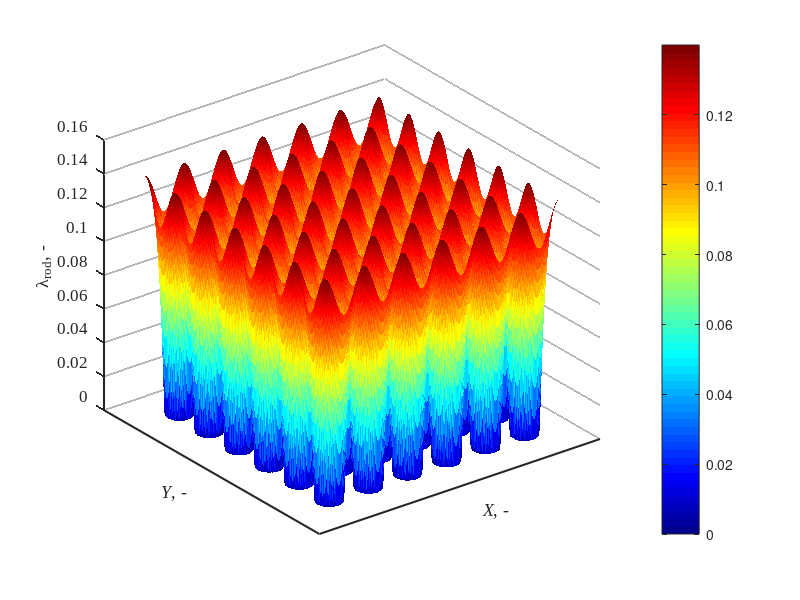
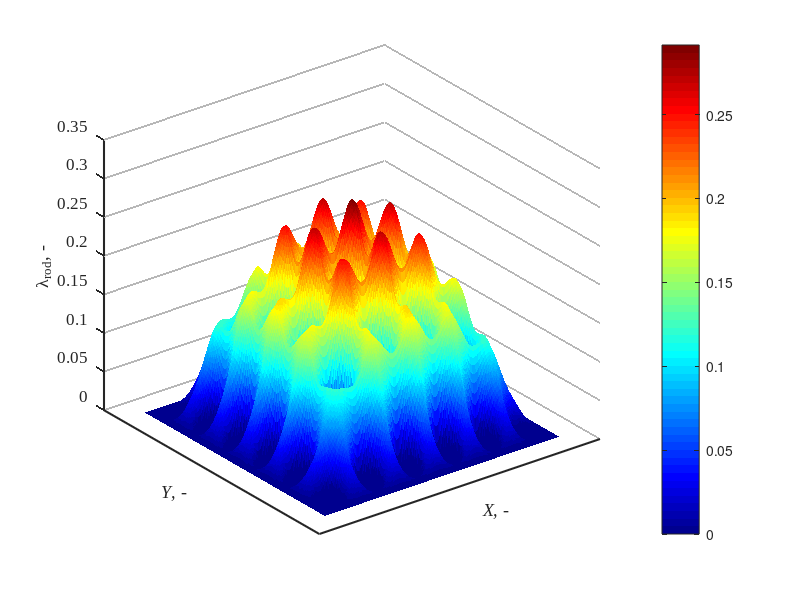
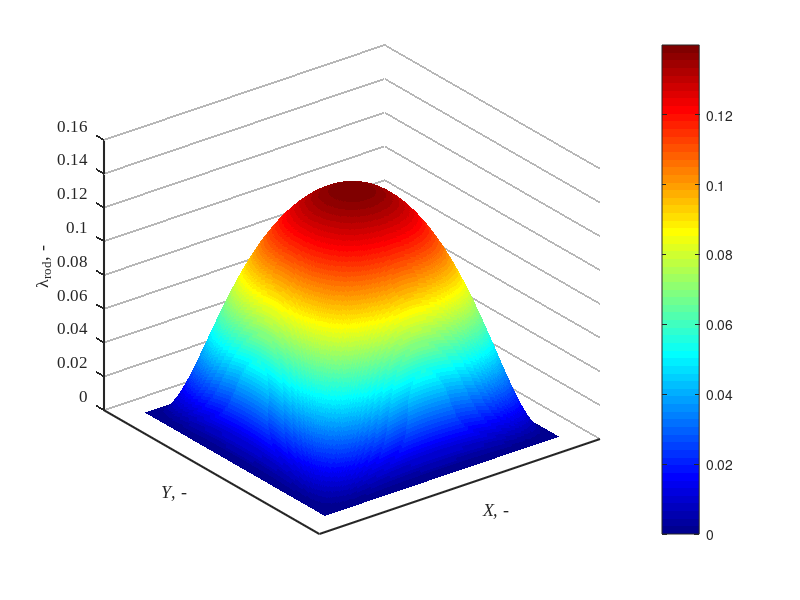

Here is the MATLAB script that generated these plots, in order: (Note: this script raises an error after producing the figures.)
clc; clear; close all;
% ================== 计算混合长度 (lm) 的分布 ==================
% Set parameters
C1 = 0.14;  
C2 = 0.08; 
C3 = 0.06;  
C4 = 26;
D = 0.01;  % Rod diameter (m)
P = 0.0167;% Rod bundle pitch (m)
R = D / 2; % Rod radius
m = 1/29.2;
Re_values= [7268.072,10884.969, 13055.358, 15961.487,20309.744];

Re_t_values = 1.35 .* 0.4 .* Re_values./log(Re_values)/2;
decay_factor = Re_t_values(5) / C4;
channel_width = 0.1;
channel_height = 0.1;

% Set up computational grid (-3P, 3P) to ensure all rods are included
Nx = 300; 
Ny = 300;
x = linspace(-3*P, 3*P, Nx);
y = linspace(-3*P, 3*P, Ny);
[X, Y] = meshgrid(x, y);

% Calculate rod center positions, aligning the center to (0,0)
num_rows = 6; % 6x6 rod bundle
num_cols = 6;
dx = P; 
dy = P;

x_centers = ((1:num_cols) - (num_cols + 1) / 2) * dx;
y_centers = ((1:num_rows) - (num_rows + 1) / 2) * dy;
[Xc, Yc] = meshgrid(x_centers, y_centers);
rod_centers = [Xc(:), Yc(:)];

% Compute the distance to the nearest rod center
min_distances = inf(size(X));
for k = 1:size(rod_centers, 1)
    distances = sqrt((X - rod_centers(k,1)).^2 + (Y - rod_centers(k,2)).^2);
    min_distances = min(min_distances, distances);
end

% Compute the mixing length (lm), setting regions with lm < R to NaN
lm = zeros(size(X));
idx_core = (min_distances >= R);
lm(idx_core) = (C1 - C2 * (1 - (-R + min_distances(idx_core)) / (max(min_distances(:)) - R)).^2 ...
                - C3 * (1 - (-R + min_distances(idx_core)) / (max(min_distances(:)) - R)).^4) ...
                .* (1 - exp(decay_factor * ((R - min_distances(idx_core)) / (max(min_distances(:)) - R))));

 
% 通道尺寸和幂律参数
W = 6 * P;  % 这里选择流道宽度为 6P，与混合长度网格对齐
H = 6 * P;  % 同理

% 为了配合混合长度计算的 X, Y 网格，重新归一化坐标
r_x = abs(X) / (W/2);
r_y = abs(Y) / (H/2);

% 通道幂律分布（使用均匀最大值归一化）
% U_channel_x = 0.14*(1-4/7*(r_x).^2-3/7*(r_x).^4).*(1-exp(-Re_t_values(1).*(1-r_x)/C4))/(W/2);
% U_channel_y = 0.14*(1-4/7*(r_y).^2-3/7*(r_y).^4).*(1-exp(-Re_t_values(1).*(1-r_y)/C4))/(W/2);
% 
% U_channel =( U_channel_x.^(-20) + U_channel_y.^(-20)).^(-1/20);


U_channel_x = (1-4/7*(r_x).^2-3/7*(r_x).^4).*(1-exp(-Re_t_values(1).*(1-r_x)/C4));
U_channel_y = (1-4/7*(r_y).^2-3/7*(r_y).^4).*(1-exp(-Re_t_values(1).*(1-r_y)/C4));

U_channel =0.14*( U_channel_x.* U_channel_y);

U_channel(U_channel < 0) = 0;
U_original = U_channel;
% ========= 面积平均速度（缩放前） =========
dx = W / (Nx - 1);
dy = H / (Ny - 1);
dA = dx * dy;
total_area = W * H;
U_avg_original = sum(U_original(:) * dA) / total_area;
% ========= 缩放以归一化平均速度为 1 =========
scale_factor = 1 / U_avg_original;
U_scaled = U_original * scale_factor;
% ========= 缩放后再计算一次平均值以验证 =========
U_avg_scaled = sum(U_scaled(:) * dA) / total_area;           
            
            
                     
% 可视化混合长度 lm 分布
figure;
surf(X, Y, lm,  'EdgeColor', 'none'); 
colorbar;
colormap(jet);
xlabel('\it{X}, -', 'FontName', 'Times New Roman', 'FontSize', 12);
ylabel('\it{Y}, -', 'FontName', 'Times New Roman', 'FontSize', 12);
zlabel('\lambda_{rod}, -', 'Interpreter', 'tex', 'FontName', 'Times New Roman', 'FontSize', 12);
% 设置坐标轴属性
set(gca, ...
    'FontName', 'Times New Roman', ...
    'FontSize', 12, ...
    'LineWidth', 3, ...               % 坐标轴刻度线加粗
    'GridLineStyle', '-', ...
    'GridAlpha', 0.4, ...
    'GridColor', [0.3 0.3 0.3], ...
    'LineWidth', 1.5);                  % 网格线加粗
grid on;
xticks(-1:0.4:1);
yticks(-1:0.4:1);


% 可视化混合长度 lm 分布
figure;
surf(X, Y, lm.* U_scaled,  'EdgeColor', 'none'); 
AAA=lm.* U_scaled;
XX=X(:);
YY=Y(:);
ZZ=(AAA(:));
colorbar;
colormap(jet);
xlabel('\it{X}, -', 'FontName', 'Times New Roman', 'FontSize', 12);
ylabel('\it{Y}, -', 'FontName', 'Times New Roman', 'FontSize', 12);
zlabel('\lambda_{rod}, -', 'Interpreter', 'tex', 'FontName', 'Times New Roman', 'FontSize', 12);
% 设置坐标轴属性
set(gca, ...
    'FontName', 'Times New Roman', ...
    'FontSize', 12, ...
    'LineWidth', 3, ...               % 坐标轴刻度线加粗
    'GridLineStyle', '-', ...
    'GridAlpha', 0.4, ...
    'GridColor', [0.3 0.3 0.3], ...
    'LineWidth', 1.5);                  % 网格线加粗
grid on;
xticks(-1:0.4:1);
yticks(-1:0.4:1);


% 可视化混合长度 lm 分布
figure;
surf(X, Y, U_channel,  'EdgeColor', 'none'); 

colorbar;
colormap(jet);
xlabel('\it{X}, -', 'FontName', 'Times New Roman', 'FontSize', 12);
ylabel('\it{Y}, -', 'FontName', 'Times New Roman', 'FontSize', 12);
zlabel('\lambda_{rod}, -', 'Interpreter', 'tex', 'FontName', 'Times New Roman', 'FontSize', 12);
% 设置坐标轴属性
set(gca, ...
    'FontName', 'Times New Roman', ...
    'FontSize', 12, ...
    'LineWidth', 3, ...               % 坐标轴刻度线加粗
    'GridLineStyle', '-', ...
    'GridAlpha', 0.4, ...
    'GridColor', [0.3 0.3 0.3], ...
    'LineWidth', 1.5);                  % 网格线加粗
grid on;
xticks(-1:0.4:1);
yticks(-1:0.4:1);



Across = (100^2-(36*pi*(D/2)^2))/4;

% **读取并处理流场数据**
data = [
0	0	1.3157788744721
0	8.3333	1.28150498910915
0	25	1.21517117223561
0	16.6666666666667	1.27225753857891
-8.33333333333333	16.6666666666667	1.20737254930127
-16.6666666666667	16.6666666666667	1.21741400728532
-16.6667	25	1.19363302832612
8.33333333333333	16.6666666666667	1.18724833863244
16.6666666666667	16.6666666666667	1.19981239385144
16.6667	25	1.19305975903111
16.6667	41.6667	1.14269563124375
0	33.3333333333333	1.25527811331408
-8.33333333333333	33.3333333333333	1.19706370329333
-16.6666666666667	33.3333333333333	1.22026377974166
-25	33.3333333333333	1.18409995709111
-33.3333333333333	33.3333333333333	1.19462538680417
8.33333333333333	33.3333333333333	1.17744340279046
16.6666666666667	33.3333333333333	1.19660715160325
25	33.3333333333333	1.19082893136763
33.3333333333333	33.3333333333333	1.17398172253408
33.3333	41.6667	1.14496847346418
0	41.6667	1.17399165351035
-16.6667	41.6667	1.1407653732544
-33.3333	41.6667	1.1317058433363
0	48.335	1.20212446073426
-8.33333333333333	48.335	1.11777303308902
-16.6666666666667	48.335	1.17990097101792
-25	48.335	1.13861006160721
-33.3333333333333	48.335	1.17825137965713
-41.6666666666667	48.335	1.08384054703005
8.33333333333333	48.335	1.12444891107579
16.6666666666667	48.335	1.16417402213646
25	48.335	1.14538593865467
33.3333333333333	48.335	1.1599233083827
41.6666666666667	48.335	1.07858535719249
-48.335	48.335	1.10378878645276
48.335	48.335	1.11895367911525];

x = data(:,1);
y = data(:,2);
v = data(:,3);

% 生成对称点
x_full = [x; -x; x; -x; y; -y; y; -y];
y_full = [y; y; -y; -y; x; x; -x; -x];
v_full = [v; v; v; v; v; v; v; v];

% 去重
[unique_points, ~, idx] = unique([x_full, y_full], 'rows');
v_avg = accumarray(idx, v_full, [], @mean);

% 插值网格
[Xq, Yq] = meshgrid(linspace(-50, 50, 100), linspace(-50, 50, 100));
Vq = griddata(unique_points(:,1), unique_points(:,2), v_avg, Xq, Yq, 'cubic');
Z_min = min(Vq(:));


% 图1：原始散点
figure;
scatter(x, y, 50, v, 'filled');
colorbar;
xlabel('X (mm)'); ylabel('Y (mm)');
title('排序前的1/4流场');
for j = 1:length(x)
    text(x(j), y(j), num2str(v(j), '%.2f'), 'FontSize', 8, 'Color', 'k', ...
        'HorizontalAlignment', 'left', 'VerticalAlignment', 'bottom');
end
grid on; view(-90, 90); colormap('jet');

% 图2：排序后
sortedData = sortrows([data(:,1), data(:,2), data(:,3)], [-2, -1]);
x_sorted = sortedData(:,1); y_sorted = sortedData(:,2); v_sorted = sortedData(:,3);
figure;
scatter(x_sorted, y_sorted, 50, v_sorted, 'filled');
colorbar;
xlabel('Y (mm)'); ylabel('X (mm)');
title('排序后的1/4流场');
grid on; view(-90, 90); colormap('jet');
for i = 1:length(x_sorted)
    text(x_sorted(i), y_sorted(i),sprintf('%.2f', v_sorted(i)), 'FontSize', 8, 'Color', 'k', ...
        'HorizontalAlignment', 'left', 'VerticalAlignment', 'bottom');
end

% 图3：完整对称流场（实验点）
figure;
scatter(unique_points(:,1), unique_points(:,2), 50, v_avg, 'filled');
colorbar;
xlabel('X (mm)'); ylabel('Y (mm)');
title('完整的流场数据分布（去重后）');
grid on; axis equal; colormap('jet');
XY_target=unique_points;

% 提取 X 与 Y 网格中的间距（确保插值有效）
x_range = linspace(-3*P, 3*P, Nx)*1000;
y_range = linspace(-3*P, 3*P, Ny)*1000;

% 插值计算目标点处的 AAA 值
AAA_values = interp2(X*1000, Y*1000, AAA, x, y, 'linear');


U_s=[0	0	0.00781645667494366
0	8.3333	0.00784759690764007
0	25	0.00789446392049592
		
		
		
		
0	16.6666666666667	0.00852289947856659
-8.33333333333333	16.6666666666667	0.00835810999852255
-16.6666666666667	16.6666666666667	0.00804647439640471
-16.6667	25	0.00843821570741339
		
8.33333333333333	16.6666666666667	0.0077222977221008
16.6666666666667	16.6666666666667	0.00803067944961684
16.6667	25	0.00794808322131908
16.6667	41.6667	0.00891869263800099
0	33.3333333333333	0.00791769946540696
-8.33333333333333	33.3333333333333	0.00877206077643527
-16.6666666666667	33.3333333333333	0.00755245728193355
-25	33.3333333333333	0.00840129099067433
-33.3333333333333	33.3333333333333	0.00895238516214331
		
8.33333333333333	33.3333333333333	0.00823009815208304
16.6666666666667	33.3333333333333	0.00828638263564249
25	33.3333333333333	0.00771888534657548
33.3333333333333	33.3333333333333	0.00869041111531555
41.6666666666667	33.3333333333333	0.00935953065984371
		
		
		
		
		
		
		
		
		
		
		
		
		
		
0	41.6667	0.00937
-16.6667	41.6667	0.00845
-33.3333	41.6667	0.0088726118221696
0	48.335	0.00892379980776537
-8.33333333333333	48.335	0.00921572318309475
-16.6666666666667	48.335	0.00919767062751952
-25	48.335	0.00931551655749986
-33.3333333333333	48.335	0.00961154903021813
-41.6666666666667	48.335	0.00958921462659982
		
8.33333333333333	48.335	0.00929281936690965
16.6666666666667	48.335	0.00900216771899686
25	48.335	0.00913299694438622
33.3333333333333	48.335	0.00894402801084393
41.6666666666667	48.335	0.00926978561155735
-48.335	48.335	0.00971635234601225
48.335	48.335	0.00894923179720327];
% 载入数据

Eddy_frequcy = U_s(:,3)./ (AAA_values * 0.1);
min(Eddy_frequcy(:))
max(Eddy_frequcy(:))

